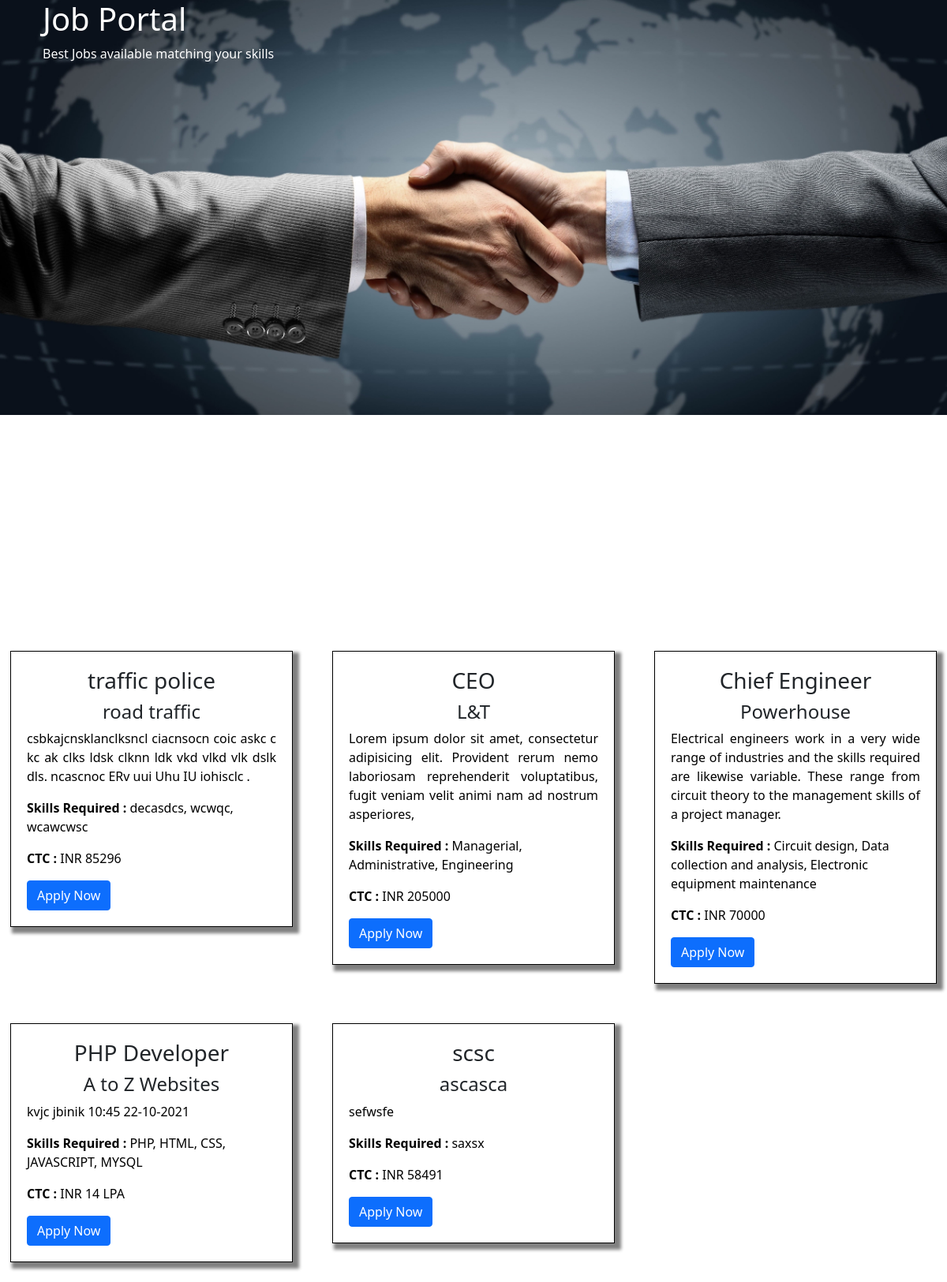
/career.php, run on the app's committed database.
### tables this page shows
CREATE TABLE IF NOT EXISTS `jobs` (
  `cname` varchar(50) NOT NULL,
  `position` varchar(30) NOT NULL,
  `Jdesc` varchar(400) NOT NULL,
  `CTC` varchar(15) NOT NULL,
  `skills` varchar(200) NOT NULL,
  `sno` int(11) NOT NULL AUTO_INCREMENT,
  PRIMARY KEY (`sno`)
);

### career.php (the view, shortened to what this page needs)
<!DOCTYPE html>
<html lang="en">
<head>
    <link href="https://cdn.jsdelivr.net/npm/bootstrap@5.1.1/dist/css/bootstrap.min.css" rel="stylesheet">
</head>
<body>
    <div class="row"  class="jumbotron jumbotron-fluid" style="background-image: url('./Banner-1.jpg'); background-size:100%; background-repeat:no-repeat; height:100vh;">
        <div class="col-12">
            <div>
                <div class="container">
                    <h1>Job Portal</h1>
                    <p>Best Jobs available matching your skills</p>
                </div>
            </div>
        </div>
    </div>
    <div class="row">
        <?php
        include '_dbconnect.php' ;
        $sql="SELECT cname, position, Jdesc, CTC, skills from jobs";
        $result=mysqli_query($conn, $sql);
        if($result->num_rows>0){
            while($rows=$result->fetch_assoc()){
                echo '
                <div class="col-md-4" style="padding: 15px;">
                    <div class="jobs" style="padding: 20px;">
                        <h3 style="text-align:center;">'.$rows['position'].'</h3>
                        <h4 style="text-align:center;">'.$rows['cname'].'</h4>
                        <p style="color:black; text-align:justify;">'.$rows['Jdesc'].'</p>
                        <p style="color:black;"><b>Skills Required : </b>'.$rows['skills'].'</p>
                        <p style="color:black;"><b>CTC : </b>INR '.$rows['CTC'].'</p>
                        <button type="button" class="btn btn-primary" id="MODALOPEN" data-toggle="modal" data-target="#ApplyModal"> Apply Now </button>
                    </div>
                </div>';
            }
        }
        ?>
    </div>
</body>
</html>

### career.php (style rules this page uses)
* { margin:0; padding:0; }
h1, p { color:white; }
.jobs { border: 1.45px solid black; box-shadow: 5px 5px 4px 3px grey; margin: 10px; padding: 10px; }

### data on the page
jobs: position "traffic police", cname "road traffic", Jdesc "csbkajcnsklanclksncl ciacnsocn coic askc c kc ak clks ldsk clknn ldk vkd vlkd vlk dslk dls. ncascnoc ERv uui Uhu IU iohisclc .", skills "decasdcs, wcwqc, wcawcwsc", CTC "85296"
jobs: position "CEO", cname "L&T", Jdesc "Lorem ipsum dolor sit amet, consectetur adipisicing elit. Provident rerum nemo laboriosam reprehenderit voluptatibus, fugit veniam velit animi nam ad nostrum asperiores,", skills "Managerial, Administrative, Engineering", CTC "205000"
jobs: position "Chief Engineer", cname "Powerhouse", Jdesc "Electrical engineers work in a very wide range of industries and the skills required are likewise variable. These range from circuit theory to the management skills of a project manager.", skills "Circuit design, Data collection and analysis, Electronic equipment maintenance", CTC "70000"
jobs: position "PHP Developer", cname "A to Z Websites", Jdesc "kvjc jbinik 10:45 22-10-2021", skills "PHP, HTML, CSS, JAVASCRIPT, MYSQL", CTC "14 LPA"
jobs: position "scsc", cname "ascasca", Jdesc "sefwsfe", skills "saxsx", CTC "58491"
